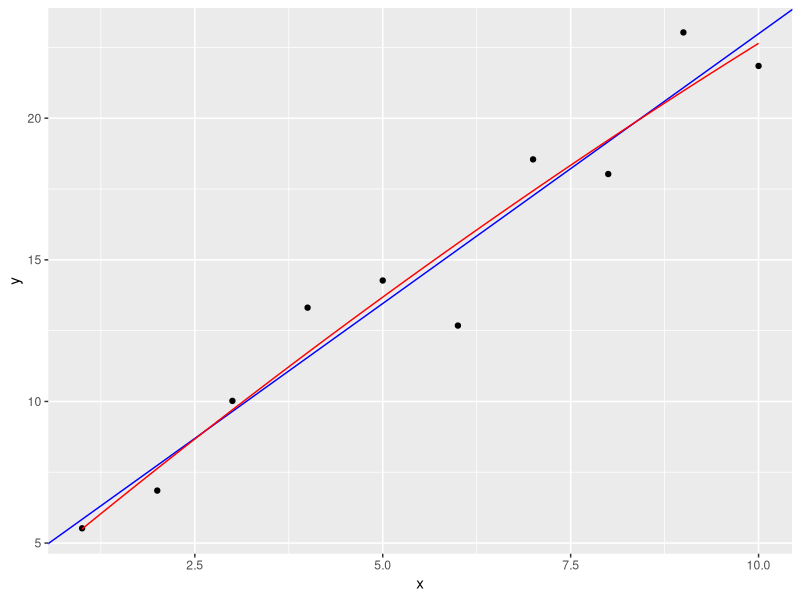
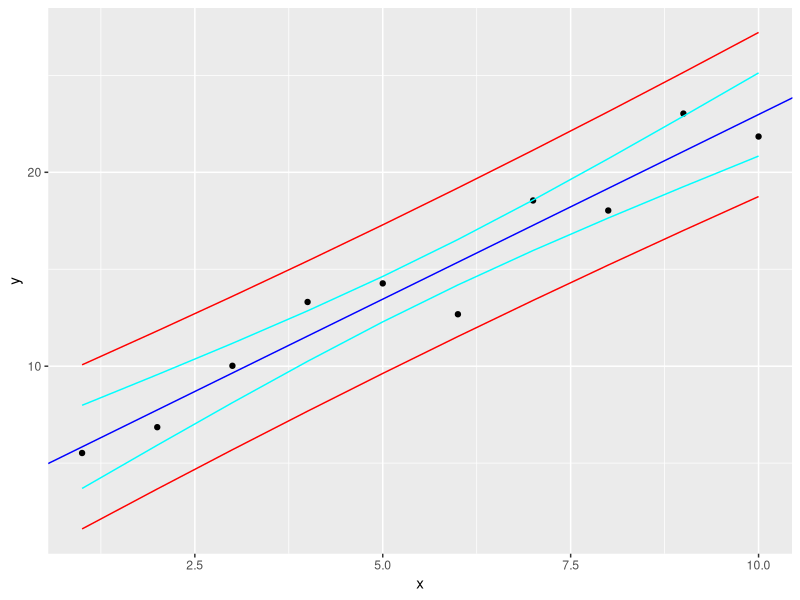
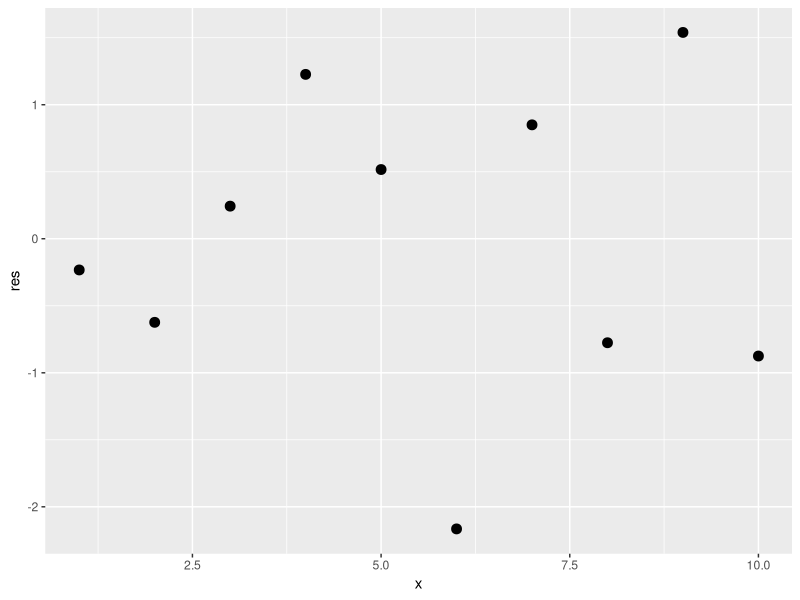
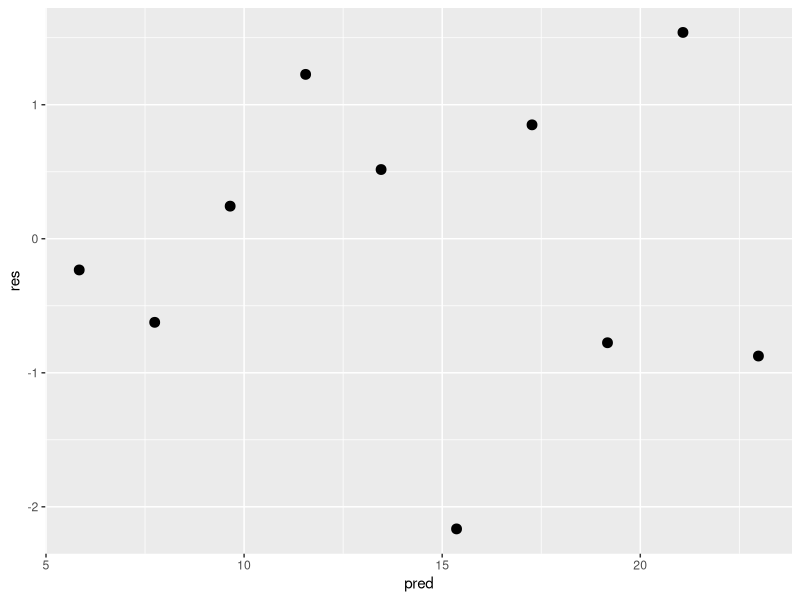
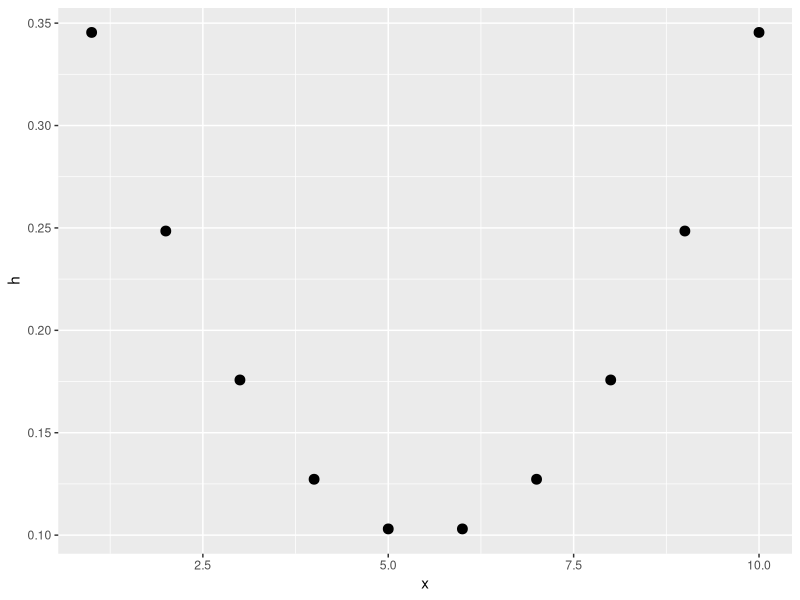
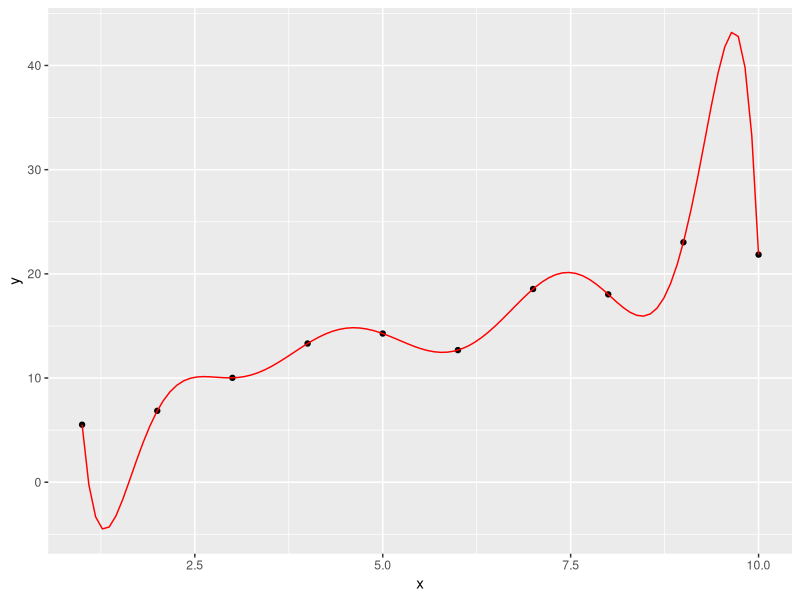

Reproduce these figures in R, in order.
## ---- chunk 1
knitr::opts_chunk$set(echo = TRUE)

library(tidyverse)

## ---- chunk 2
data <- data.frame(x = 1:10, y = c(5.52127567436017,
                                   6.85340682052011,
                                   10.0201614384284,
                                   13.3112793929856,
                                   14.2698633593385,
                                   12.6786166068488,
                                   18.5461642188697,
                                   18.0289396423979,
                                   23.0282117434266,
                                   21.8451069217528))

mod0 <- lm(y ~ 1, data);summary(mod0)
mod1 <- lm(y ~ x, data); summary(mod1)
mod2 <- lm(y ~ x + I(x^2), data); summary(mod2)
mod2_fun <- function(x) {
  mod2$coefficients[1] + mod2$coefficients[2] * x + mod2$coefficients[3] * x^2
}
ggplot(data, aes(x,y)) +
  geom_point() +
  geom_abline(intercept = mod1$coefficients[1], slope = mod1$coefficients[2], color = "blue") +
  stat_function(fun = mod2_fun, color = "red")


#estimat for beta i linear model
mod1$coefficients[2]
#estimat for beta i polynomial model
mod2$coefficients[2:3]
## ---- chunk 3
anova(mod0,mod1)
anova(mod1,mod2)
## ---- chunk 4
summary(mod1)$r.squared # R^2 og R_adj for mod 1
summary(mod1)$adj.r.squared


summary(mod2)$r.squared # R^2 og R_adj for mod 2
summary(mod2)$adj.r.squared

confint(mod1)
confint(mod2)
## ---- chunk 5
x <- data.frame(x = 1:10)
yc <- predict(mod1, x, interval = "confidence")
ypi <- predict(mod1, x, interval = "predict")

ggplot(data, aes(x,y)) +
  geom_point() +
  geom_abline(intercept = mod1$coefficients[1], slope = mod1$coefficients[2], color = "blue") +
  geom_line(aes(x, yc[,2]), color = "cyan") +
  geom_line(aes(x, yc[,3]), color = "cyan") +
  geom_line(aes(x, ypi[,2]), color = "red") +
  geom_line(aes(x, ypi[,3]), color = "red")
## ---- chunk 6
res <- rstudent(mod1)
pred <- predict(mod1)
y <- data$y

ggplot(cbind(data, res), aes(x, res)) +
  geom_point(size = 3)


ggplot(cbind(data, pred), aes(pred, res)) +
  geom_point(size = 3)

## ---- chunk 7
h <- hatvalues(mod1)

ggplot(cbind(data, h), aes(x, h)) + 
  geom_point(size = 3)

# leveragen er hoejst i starten og slutningen

mod9 <- lm(y ~ poly(x, 9, raw = TRUE), data)
cof9 <- coef(mod9)
mod9_fun <- function(x) {
  cof9[1] + x * cof9[2] + x^2 * cof9[3] + x^3 * cof9[4] + x^4 * cof9[5] + x^5 * cof9[6]+   x^6 * cof9[7] + x^7 * cof9[8] + x^8 * cof9[9] + x^9 * cof9[10]
}

ggplot(data, aes(x,y)) +
  geom_point() +
  stat_function(fun = mod9_fun, color = "red")

summary(mod9)$r.squared
summary(mod9)$adj.r.squared
